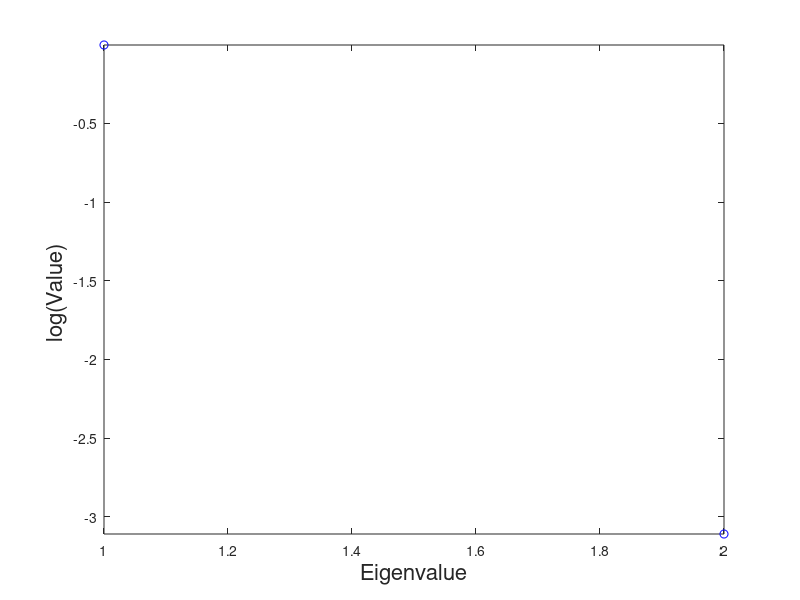

Write MATLAB code to recreate this figure.
%This program gives the matrix for the solution of the Laplace problem, the
%linear system is solved with the CGF conjugate gradient function
clear all
%function [U,S]=PODbasis_ex(x,xn)
 x = [
     1    2   
     3    4   
     5    6   
     7    8   ];
 xn = [
     5      
     6       
     2       
     9  ];
 xn = xn/norm(xn);
 
 
% Number of unknowns 
lx=size(x,1);
% Number of snapshots
ly=size(x,2);

% % Normalize the snapshots
for i=1:ly
    x(:,i)=x(:,i)/norm(x(:,i));
    
end
x1 = [x xn];
%Compute mean of the snapshots
xm = mean(x,2);

xm1 = mean(x1,2)

if ly == 2
else
for i=1:ly
    x(:,i)=x(:,i)-xm
end
end




D=(1/ly)*x'*x;
[V,L] = eigs(D,ly);
%size(D)
%size(V)
%size(L)
S=zeros(lx,ly);
g=diag(L);
g1=sqrt(abs(g));
%g1=1./g;
S(1:ly,1:ly)=diag(g1);
mg=max(g1);
S=sparse(S);
%size(S)
V=sparse(V);
%size(V)
x=sparse(x);
%size(x)
U = x*V*S';
U = U(:,1:ly);
S = S(1:ly,:);
% size(U)
xax=1:ly;
figure
plot(log(g1),'ob')
%hold on
%plot(log(sqrt(abs(g))),'*r')
axis('tight')
%title(['Eigenvalues R=(1/m) X*X^T'],'FontSize',16);
ylabel('log(Value) ','FontSize',16)
            xlabel('Eigenvalue','FontSize',16)
            
            
% % Update the mean
 xmu = (1/(ly+1))*(ly*xm+xn);
% 
 gp = U'*(xn-xmu);
% 
 e = xn -(U*gp + xmu)
% 
 en = norm(e);
% 
if en == 0
    e = 0;
else
    e= e/en;
end

gamma = e'*(xn-xmu)

M0 = zeros(size(S))

 D1 = (ly/ly+1) * [S  gp*0] + (ly/(ly+1)^2) * [gp*gp'  gamma*gp]
 D2 = (ly/ly+1) * [gp'*0 0] + (ly/(ly+1)^2) * [gamma*gp' gamma^2]

D = [D1
    D2]
Uu = [U e];


        
            
            
            

